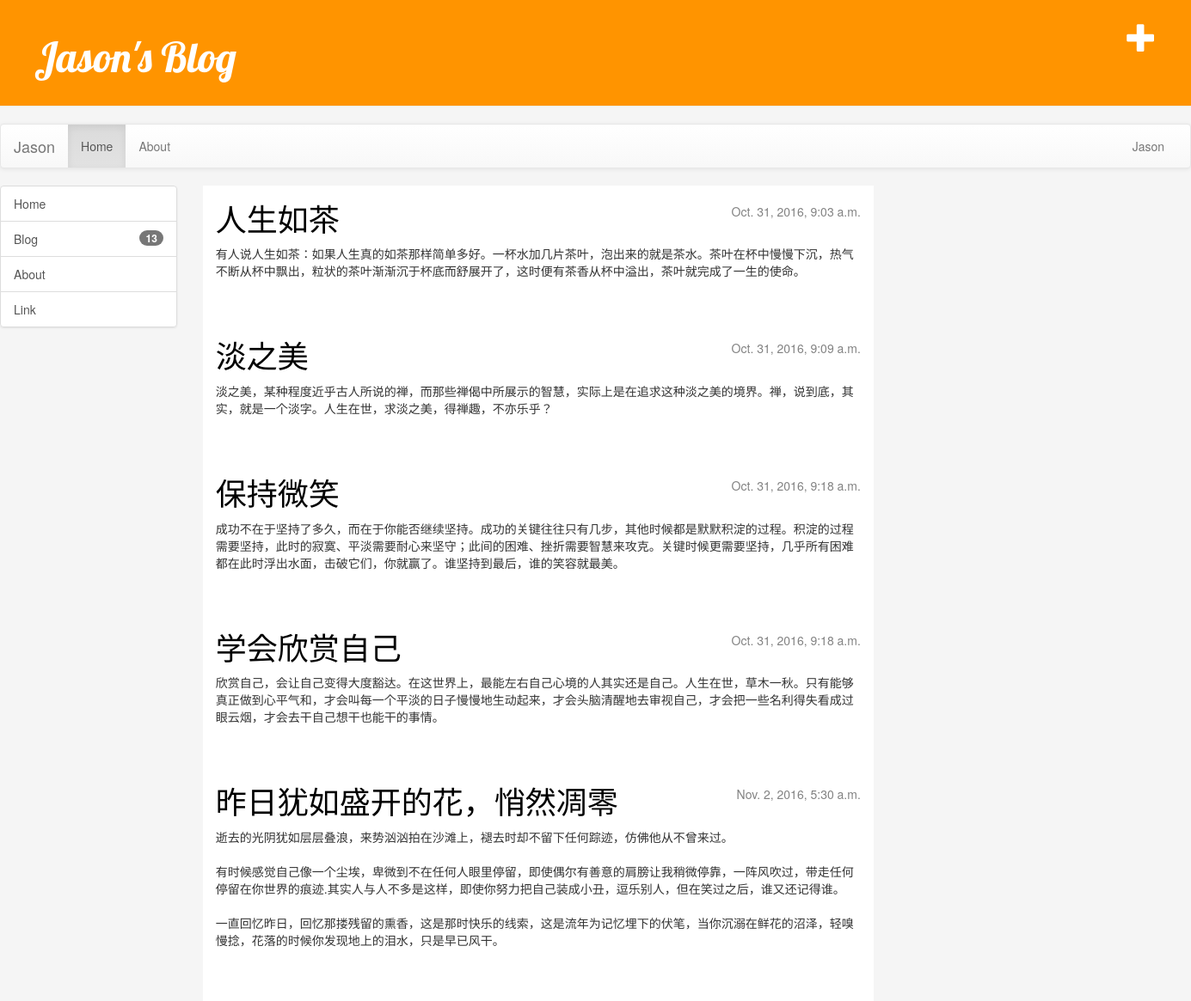
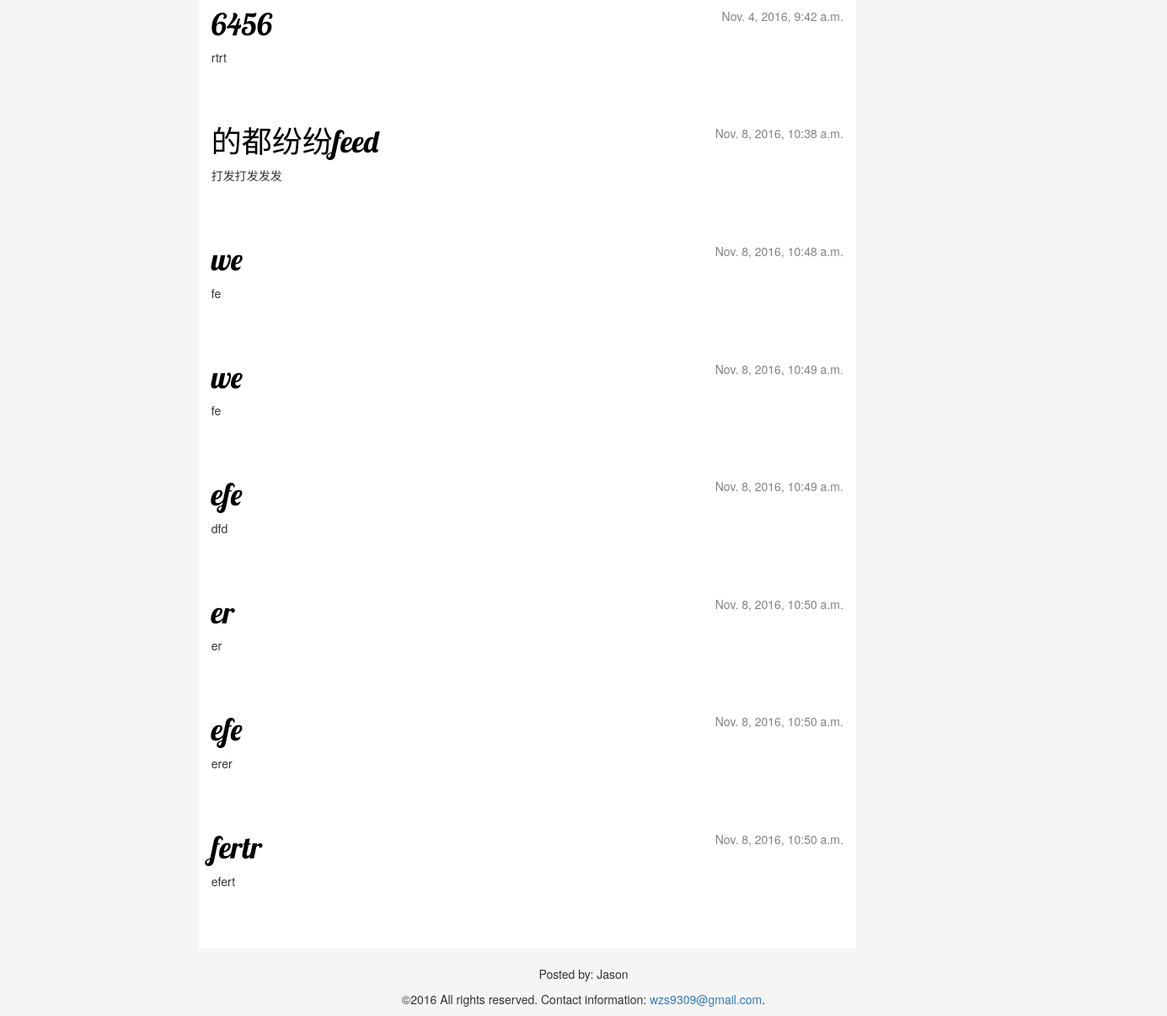
The app's page / (signed in) with its own data (2 pictures, top to bottom).
### blog/models.py (models this page shows, shortened)
class Post(models.Model):
    author = models.ForeignKey('auth.User')
    title = models.CharField(max_length=200)
    text = models.TextField()
    created_date = models.DateTimeField(
            default=timezone.now)
    published_date = models.DateTimeField(
            blank=True, null=True)

### blog/views.py (the view)
# urls.py: url(r'^$', views.post_list, name='post_list'),
def post_list(request):
    posts = Post.objects.filter(published_date__lte=timezone.now()).order_by('published_date')
    return render(request,'blog/post_list.html',{'posts': posts})

### blog/templates/blog/post_list.html
{% extends 'blog/base.html' %}
    {% block menu %}
                <div class="list-group">
                    <a href="#" class="list-group-item">Home</a>
                    <a href="#" class="list-group-item"><span class="badge">{{ posts.count }}</span>Blog</a>
                    <a href="#" class="list-group-item">About</a>
                    <a href="#" class="list-group-item">Link</a>
                </div>
    {% endblock %}
    {% block content %}
        {% for post in posts %}
            <div class="post" >
                <div class="date">
                    {{ post.published_date }}
                </div>
                <h1><a href="{% url 'post_detail' pk=post.pk %}">{{ post.title }}</a></h1>
                <p>{{ post.text|linebreaksbr }}</p>
            </div>
        {% endfor %}
    {% endblock content %}

### blog/static/css/blog.css (style rules this page uses)
h1, h2, h3, h4 { font-family: 'Lobster', cursive; }
.date { float: right; color: #828282; }
.post { margin-bottom: 70px; }
.post h1 a, .post h1 a:visited { color: #000000; }

### records on screen
Post: published_date "Oct. 31, 2016, 9:03 a.m.", title "人生如茶", text "有人说人生如茶：如果人生真的如茶那样简单多好。一杯水加几片茶叶，泡出来的就是茶水。茶叶在杯中慢慢下沉，热气不断从杯中飘出，粒状的茶叶渐渐沉于杯底而舒展开了，这时便有茶香从杯中溢出，茶叶就完成了一生的使命。"
Post: published_date "Oct. 31, 2016, 9:09 a.m.", title "淡之美", text "淡之美，某种程度近乎古人所说的禅，而那些禅偈中所展示的智慧，实际上是在追求这种淡之美的境界。禅，说到底，其实，就是一个淡字。人生在世，求淡之美，得禅趣，不亦乐乎？"
Post: published_date "Oct. 31, 2016, 9:18 a.m.", title "保持微笑", text "成功不在于坚持了多久，而在于你能否继续坚持。成功的关键往往只有几步，其他时候都是默默积淀的过程。积淀的过程需要坚持，此时的寂寞、平淡需要耐心来坚守；此间的困难、挫折需要智慧来攻克。关键时候更需要坚持，几乎所有困难都在此时浮出水面，击破它们，你就赢了。谁坚持到最后，谁的笑容就最美。"
Post: published_date "Oct. 31, 2016, 9:18 a.m.", title "学会欣赏自己", text "欣赏自己，会让自己变得大度豁达。在这世界上，最能左右自己心境的人其实还是自己。人生在世，草木一秋。只有能够真正做到心平气和，才会叫每一个平淡的日子慢慢地生动起来，才会头脑清醒地去审视自己，才会把一些名利得失看成过眼云烟，才会去干自己想干也能干的事情。"
Post: published_date "Nov. 2, 2016, 5:30 a.m.", title "昨日犹如盛开的花，悄然凋零", text "逝去的光阴犹如层层叠浪，来势汹汹拍在沙滩上，褪去时却不留下任何踪迹，仿佛他从不曾来过。 有时候感觉自己像一个尘埃，卑微到不在任何人眼里停留，即使偶尔有善意的肩膀让我稍微停靠，一阵风吹过，带走任何停留在你世界的痕迹.其实人与人不多是这样，即使你努力把自己装成小丑，逗乐别人，但在笑过之后，谁又还记得谁。 一直回忆昨日，回忆那搂残留的熏香，这是那时快乐的线索，这是流年为记忆埋下的伏笔，当你沉溺在鲜花的沼泽，轻嗅慢捻，花落的时候你发现地上的泪水，只是早已风干。"
Post: published_date "Nov. 4, 2016, 9:42 a.m.", title "6456", text "rtrt"
Post: published_date "Nov. 8, 2016, 10:38 a.m.", title "的都纷纷feed", text "打发打发发发"
Post: published_date "Nov. 8, 2016, 10:48 a.m.", title "we", text "fe"
Post: published_date "Nov. 8, 2016, 10:49 a.m.", title "we", text "fe"
Post: published_date "Nov. 8, 2016, 10:49 a.m.", title "efe", text "dfd"
Post: published_date "Nov. 8, 2016, 10:50 a.m.", title "er", text "er"
Post: published_date "Nov. 8, 2016, 10:50 a.m.", title "efe", text "erer"
Post: published_date "Nov. 8, 2016, 10:50 a.m.", title "fertr", text "efert"

### other values on screen
{{ posts.count }} "13"
